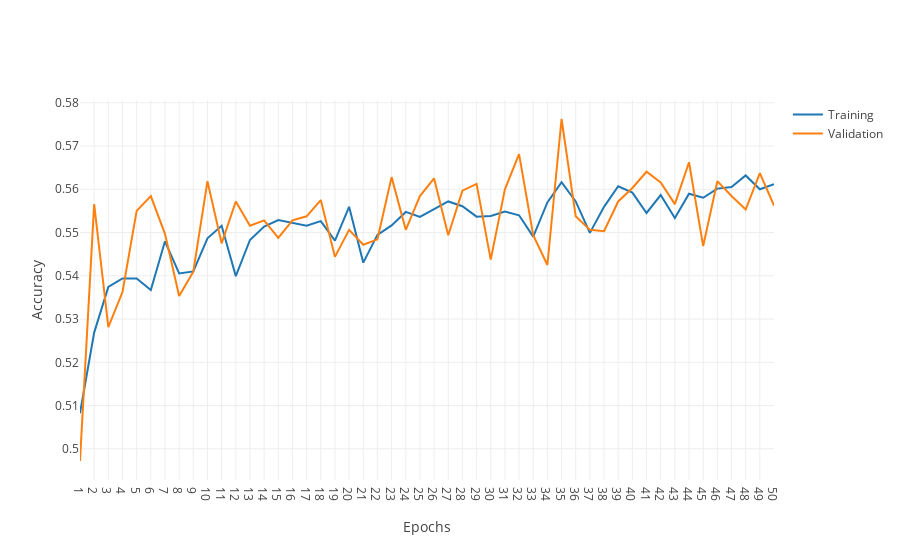

Notebook cell for this chart:
### Code cell
import plotly.graph_objects as go

epochs = list(range(1,len(fit_log_1_0.history['binary_accuracy'])+1))
training_accuracy = fit_log_1_0.history['binary_accuracy']
validation_accuracy = fit_log_1_0.history['val_binary_accuracy']

fig = go.Figure()
fig.add_trace(go.Scatter(
    x=epochs,
    y=training_accuracy,
    mode='lines',
    name='Training'))
fig.add_trace(go.Scatter(
    x=epochs,
    y=validation_accuracy,
    mode='lines',
    name='Validation'))
fig.update_layout(
    template='none',
    xaxis_title='Epochs',
    yaxis_title="Accuracy")
fig.update_xaxes(tick0=0, dtick=1)
# fig.update_yaxes(range=[0.5,1])
fig.show()
fig.write_image(f'../images/model_1_0_accuracy.png', scale=5)
pd.DataFrame({'epoch': epochs, 'training_accuracy':training_accuracy, 'validation_accuracy':validation_accuracy}).to_csv('../images/model_1_0_accuracy.csv', index=False)

### Figure 1 — Plotly figure (JSON) as saved in the notebook; plotly's stock layout.template omitted (floating-point values rounded to 4 significant figures)
{"data": [{"mode": "lines", "name": "Training", "type": "scatter", "x": [1, 2, 3, 4, 5, 6, 7, 8, 9, 10, 11, 12, 13, 14, 15, 16, 17, 18, 19, 20, 21, 22, 23, 24, 25, 26, 27, 28, 29, 30, 31, 32, 33, 34, 35, 36, 37, 38, 39, 40, 41, 42, 43, 44, 45, 46, 47, 48, 49, 50], "y": [0.5082, 0.5269, 0.5374, 0.5394, 0.5394, 0.5367, 0.548, 0.5405, 0.541, 0.5487, 0.5516, 0.5399, 0.5483, 0.5514, 0.5529, 0.5522, 0.5516, 0.5527, 0.5481, 0.5559, 0.543, 0.5495, 0.5516, 0.5548, 0.5536, 0.5554, 0.5572, 0.5561, 0.5537, 0.5538, 0.5548, 0.554, 0.5491, 0.557, 0.5616, 0.5572, 0.5499, 0.5559, 0.5607, 0.5592, 0.5545, 0.5587, 0.5534, 0.559, 0.558, 0.5602, 0.5605, 0.5632, 0.56, 0.5612]}, {"mode": "lines", "name": "Validation", "type": "scatter", "x": [1, 2, 3, 4, 5, 6, 7, 8, 9, 10, 11, 12, 13, 14, 15, 16, 17, 18, 19, 20, 21, 22, 23, 24, 25, 26, 27, 28, 29, 30, 31, 32, 33, 34, 35, 36, 37, 38, 39, 40, 41, 42, 43, 44, 45, 46, 47, 48, 49, 50], "y": [0.4972, 0.5566, 0.5281, 0.5362, 0.555, 0.5584, 0.5497, 0.5353, 0.5409, 0.5619, 0.5475, 0.5572, 0.5516, 0.5528, 0.5487, 0.5528, 0.5537, 0.5575, 0.5444, 0.5506, 0.5472, 0.5484, 0.5628, 0.5506, 0.5584, 0.5625, 0.5494, 0.5597, 0.5612, 0.5437, 0.56, 0.5681, 0.5494, 0.5425, 0.5763, 0.5537, 0.5506, 0.5503, 0.5572, 0.5603, 0.5641, 0.5616, 0.5566, 0.5663, 0.5469, 0.5619, 0.5584, 0.5553, 0.5638, 0.5562]}], "layout": {"xaxis": {"dtick": 1, "tick0": 0, "title": {"text": "Epochs"}}, "yaxis": {"title": {"text": "Accuracy"}}}}
